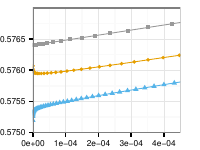

Recreate this plot in R.
pdf(file = "./Documents/Summer-Project/Elastic-Fracture/Graphs/linear-perturbation-plot.pdf", useDingbats = FALSE, width = 5.2, height = 2.5)
dat <- read.csv("./Documents/Summer-Project/Elastic-Fracture/Graphs/linear-perturbation-plot.csv")
dat$n <- factor(dat$n, levels=c("350","524","815"),labels=c("n=350, xend=873","n=524, xend=846","n=815, xend=846"))

library(ggplot2)
cbPalette <- c("#999999", "#E69F00", "#56B4E9", "#009E73", "#F0E442", "#0072B2", "#D55E00", "#CC79A7")

ggplot(data=dat, aes(x=x, y= Htilde,group=n,shape=n,color=n))  +
  geom_line(linetype="solid", size=0.2) +
  geom_point(size=0.8) +
  scale_colour_manual(values=cbPalette,name  = NULL) +
  scale_shape_manual(values = c(15,16,17,18,4), name  = NULL) +
  coord_cartesian(ylim=c(0.575,0.59),xlim=c(0,0.015),expand=FALSE) +
  ylab(expression(Htilde*xi^-s )) + xlab(expression(xi)) +
  theme_bw() +
  theme(plot.margin = unit(c(0.2,0.5,0,0), "cm")) + # ("top", "right", "bottom", "left")
  theme(axis.title = element_text(size=8,family="Palatino"), axis.text  = element_text(size=6),
  legend.justification=c(0,1), legend.position=c(0,1),legend.background = element_rect(color="#808080",fill="#F0F0F0", size=0.25),
  legend.text = element_text(size=8,family="Palatino"),legend.direction = "vertical")
 dev.off()
 
 pdf(file = "./Documents/Summer-Project/Elastic-Fracture/Graphs/linear-perturbation-plot-inset.pdf", 
 useDingbats = FALSE, width = 2, height = 1.5)

 ggplot(data=dat, aes(x=x, y= Htilde,group=n,shape=n,color=n))  +
  geom_line(linetype="solid", size=0.3) +
  geom_point(size=1) +
  scale_colour_manual(values=cbPalette,name  = NULL) +
  scale_shape_manual(values = c(15,16,17,18,4), name  = NULL) +
  coord_cartesian(ylim=c(0.575,0.577),xlim=c(0,0.00045),expand=FALSE) +
  theme_bw() +
  theme(plot.margin = unit(c(0.2,0.5,0.1,0), "cm")) + # ("top", "right", "bottom", "left")
  theme(axis.title = element_text(size=8,family="Palatino"), axis.text  = element_text(size=6),legend.position="none",
  axis.title.x=element_blank(),axis.title.y=element_blank())
  
dev.off()